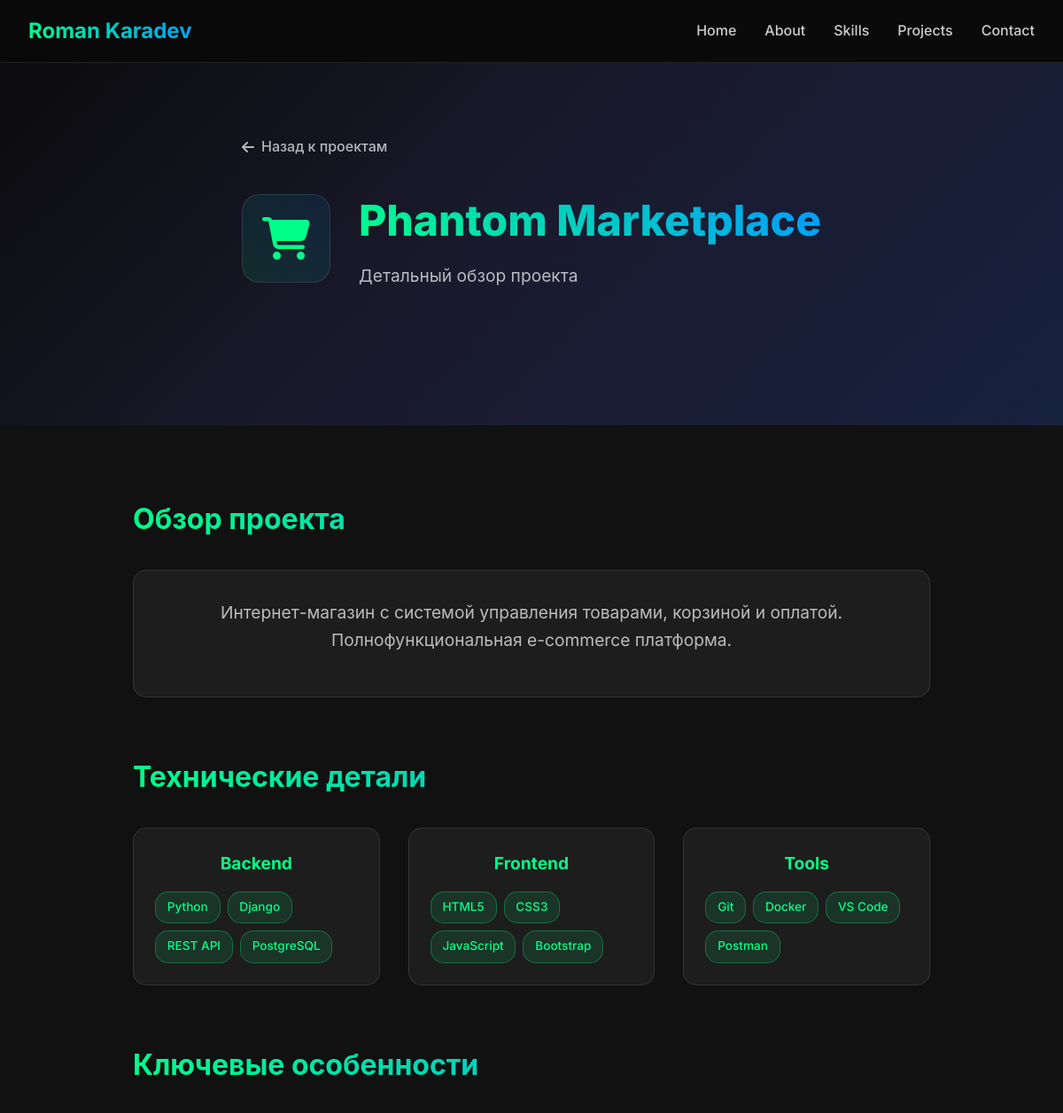
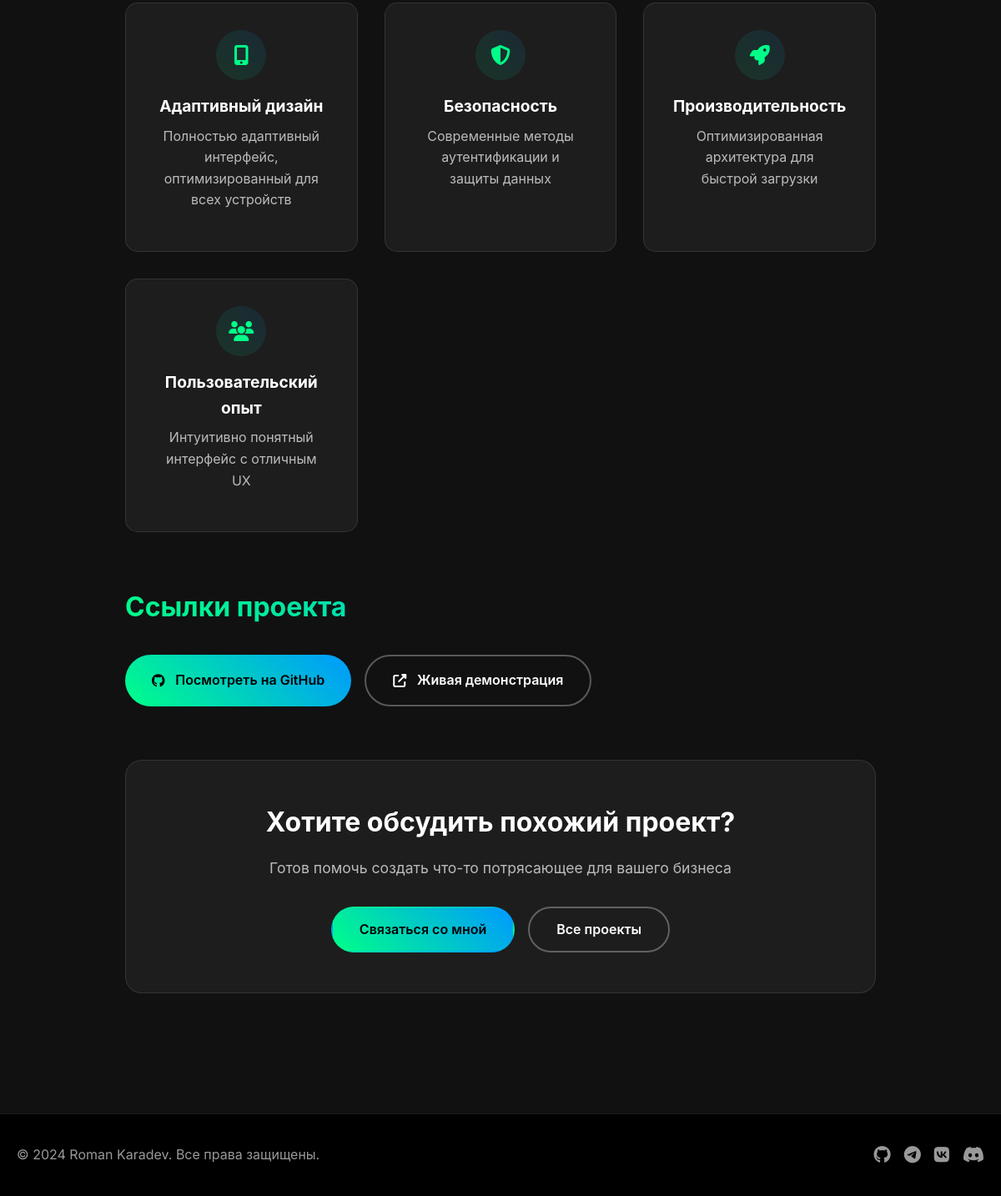
The app's page /projects/2/ with its own data (2 pictures, top to bottom).
### cabinet/models.py (models this page shows, shortened)
class Project(models.Model):
    name = models.CharField(max_length=255)
    description = models.TextField()
    type_icon = models.ForeignKey(Icon, on_delete=models.CASCADE, null=True, blank=True)
    links = models.ForeignKey(Link, on_delete=models.CASCADE, null=True, blank=True)

class Icon(models.Model):
    icons = {
        'shop': 'fas fa-shopping-cart',
        'blog': 'fas fa-blog',
        'portfolio': 'fas fa-globe',
        'game': 'fas fa-gamepad',
        'other': 'fas fa-question',
    }
    name = models.CharField(max_length=255)
    icon = models.CharField(max_length=255, choices=icons.items())

### cabinet/views.py (the view)
# urls.py: path('projects/<int:pk>/', ProjectDetailView.as_view(), name='project_detail'),
class ProjectDetailView(View):
    def get(self, request, pk):
        project = Project.objects.get(pk=pk)
        return render(request, 'project_detail.html', {'project': project})

### cabinet/templates/project_detail.html (shortened to what this page needs)
{% extends 'base.html' %}
{% block content %}
<section class="project-hero">
    <div class="container">
        <div class="project-hero-content">
            <a href="{% url 'projects' %}#projects" class="back-link">
                <i class="fas fa-arrow-left"></i>
                <span>Назад к проектам</span>
            </a>
            <div class="project-header">
                <div class="project-icon-large">
                    {% if project.type_icon %}
                        <i class="{{ project.type_icon.icon }}"></i>
                    {% else %}
                        <i class="fas fa-code"></i>
                    {% endif %}
                </div>
                <div class="project-title-section">
                    <h1 class="project-title">{{ project.name }}</h1>
                    <p class="project-subtitle">Детальный обзор проекта</p>
                </div>
            </div>
        </div>
    </div>
</section>
<section class="project-content">
    <div class="container">
        <div class="project-details">
            <div class="project-section">
                <h2 class="section-title">Обзор проекта</h2>
                <div class="project-overview">
                    <p class="project-description">{{ project.description }}</p>
                </div>
            </div>
            <div class="project-section">
                <h2 class="section-title">Технические детали</h2>
                <div class="tech-details">
                    <div class="tech-category">
                        <h3>Backend</h3>
                        <div class="tech-list">
                            <span class="tech-tag">Python</span>
                            <span class="tech-tag">Django</span>
                            <span class="tech-tag">REST API</span>
                            <span class="tech-tag">PostgreSQL</span>
                        </div>
                    </div>
                    <div class="tech-category">
                        <h3>Frontend</h3>
                        <div class="tech-list">
                            <span class="tech-tag">HTML5</span>
                            <span class="tech-tag">CSS3</span>
                            <span class="tech-tag">JavaScript</span>
                            <span class="tech-tag">Bootstrap</span>
                        </div>
                    </div>
                    <div class="tech-category">
                        <h3>Tools</h3>
                        <div class="tech-list">
                            <span class="tech-tag">Git</span>
                            <span class="tech-tag">Docker</span>
                            <span class="tech-tag">VS Code</span>
                            <span class="tech-tag">Postman</span>
                        </div>
                    </div>
                </div>
            </div>
            <div class="project-section">
                <h2 class="section-title">Ключевые особенности</h2>
                <div class="features-grid">
                    <div class="feature-item">
                        <div class="feature-icon">
                            <i class="fas fa-mobile-alt"></i>
                        </div>
                        <h3>Адаптивный дизайн</h3>
                        <p>Полностью адаптивный интерфейс, оптимизированный для всех устройств</p>
                    </div>
                    <div class="feature-item">
                        <div class="feature-icon">
                            <i class="fas fa-shield-alt"></i>
                        </div>
                        <h3>Безопасность</h3>
                        <p>Современные методы аутентификации и защиты данных</p>
                    </div>
                    <div class="feature-item">
                        <div class="feature-icon">
                            <i class="fas fa-rocket"></i>
                        </div>
                        <h3>Производительность</h3>
                        <p>Оптимизированная архитектура для быстрой загрузки</p>
                    </div>
                    <div class="feature-item">
                        <div class="feature-icon">
                            <i class="fas fa-users"></i>
                        </div>
                        <h3>Пользовательский опыт</h3>
                        <p>Интуитивно понятный интерфейс с отличным UX</p>
                    </div>
                </div>
            </div>
            {% if project.links %}
            <div class="project-section">
                <h2 class="section-title">Ссылки проекта</h2>
                <div class="project-links-section">
                    <a href="{{ project.links.url }}" class="project-link-btn" target="_blank">
                        <i class="fab fa-github"></i>
                        <span>Посмотреть на GitHub</span>
                    </a>
                    <a href="#" class="project-link-btn secondary">
                        <i class="fas fa-external-link-alt"></i>
                        <span>Живая демонстрация</span>
                    </a>
                </div>
            </div>
            {% endif %}
            <div class="project-section">
                <div class="project-cta">
                    <h2>Хотите обсудить похожий проект?</h2>
                    <p>Готов помочь создать что-то потрясающее для вашего бизнеса</p>
                    <div class="cta-buttons">
                        <a href="{% url 'home' %}#contact" class="btn btn-primary">Связаться со мной</a>
                        <a href="{% url 'home' %}#projects" class="btn btn-secondary">Все проекты</a>
                    </div>
                </div>
            </div>
        </div>
    </div>
</section>
{% endblock %}

### records on screen
Project: name "Phantom Marketplace", description "Интернет-магазин с системой управления товарами, корзиной и оплатой. Полнофункциональная e-commerce платформа."
